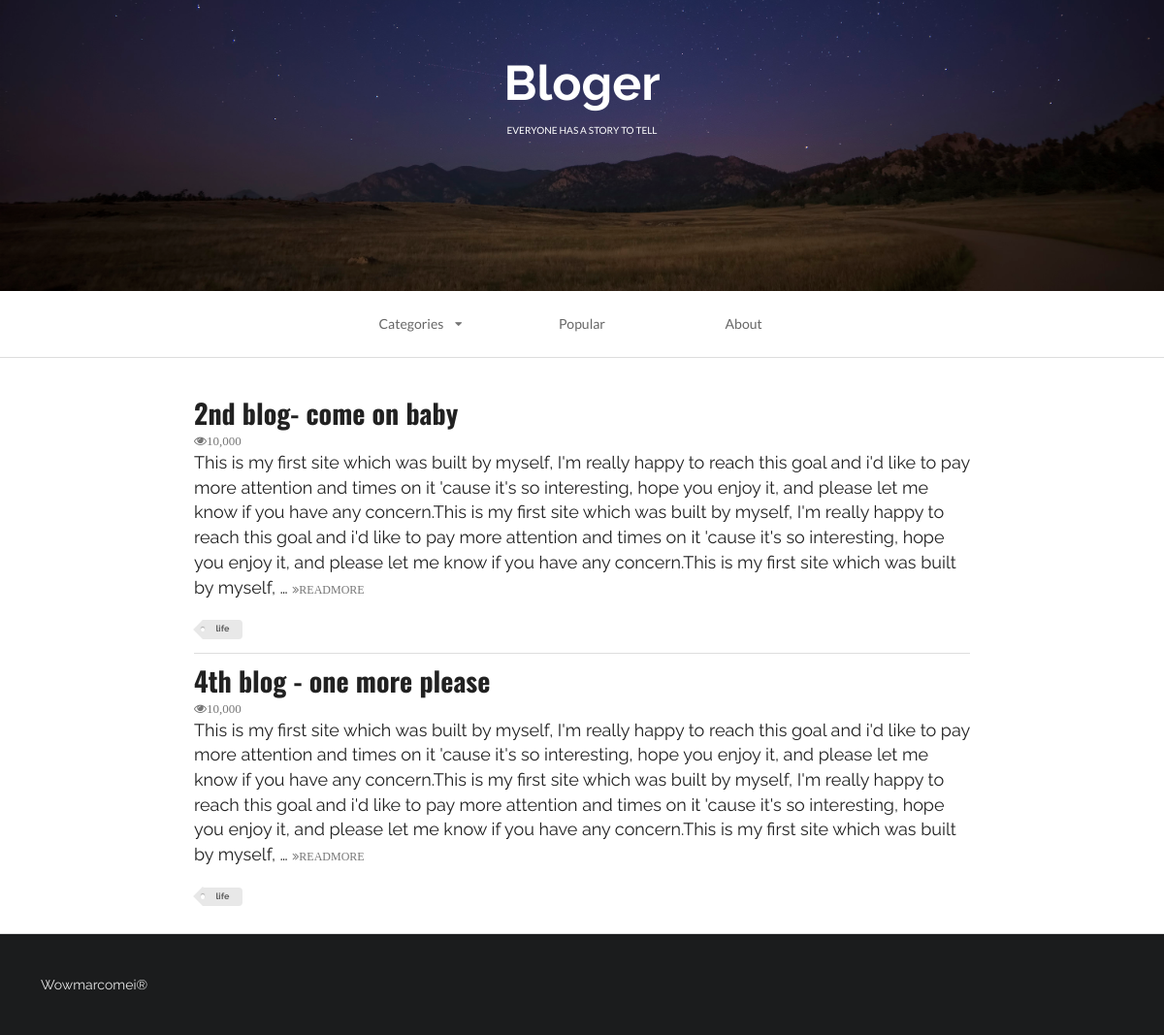
/home/?tag=life, run on the app's committed database.
### blog/models.py (models this page shows, shortened)
class Article(models.Model):
    name = models.CharField(null=True,blank=True, max_length=200)
    content = models.TextField()
    TAG_COICES = (
        ('tech','Tech'), #前面是值，后面是名称
        ('life','Life'),
    )
    tag = models.CharField(null=True,blank=True, max_length=5, choices=TAG_COICES)

### blog/views.py (the view)
# urls.py: url(r'^home/', home, name=None),
def home(request):
    queryset = request.GET.get('tag') #通过GET方法获取参数tag的具体值，在url中输入?tag=test123,则此处获取的queryset即为test123
    if queryset:   #如果不为空，即传递tag值，则加载分类页面
        article_set = Article.objects.filter(tag=queryset) #过滤出'tag值'为'url中传递的参数'的所有数据表
    else:          #如果为空，即加载所有数据页面
        article_set = Article.objects.all()
    context = {
        'template_article':article_set,
    }
    web = render(request,'first_web_2.html',context)
    return web

### blog/templates/first_web_2.html (shortened to what this page needs)
<!DOCTYPE html> {% load staticfiles %}
<html>
<head>
    <link rel="stylesheet" href="{% static 'css/semantic.css' %}" media="screen" title="no title" charset="utf-8">
</head>
<body>
    <div class="ui inverted vertical  segment masthead">
        <h1 class="ui center aligned header blogslogon" style="font-size:50px;font-family: 'Raleway', sans-serif!important;">
            Bloger
            <p class="ui sub header">
                everyone has a story to tell
            </p>
        </h1>
    </div>
    <div class="ui container nav">
        <div class="ui borderless text three item menu ">
            <div class="ui simple dropdown item">
                Categories
                <i class="dropdown icon"></i>
            </div>
            <a class="item">
                Popular
            </a>
            <a class="item">
                About
            </a>
        </div>
    </div>
    <div class="ui divider"></div>
    <div class="ui  vertical segment">
        {% for article in template_article %}
        <div class="ui container vertical segment">
            <a href="{% url 'details_page' article.id %}">
                <h1 class="ui header">
                    {{article.name }}
                </h1>
            </a>
            <i class="icon grey small unhide">10,000</i>
            <p>
                {{ article.content | truncatewords:100 }}
                <a href="{% url 'details_page' article.id %}">
                    <i class="angle tiny double grey right icon">READMORE</i>
                </a>
            </p>
            <div class="ui mini  tag label">
                {{ article.tag }}
            </div>
        </div>
        {% endfor %}
    </div>
    <div class="ui inverted  vertical very padded  segment">
        Wowmarcomei®
    </div>
</body>
</html>

### data on the page
Article: name "2nd blog- come on baby", content "This is my first site which was built by myself, I'm really happy to reach this goal and i'd like to pay more attention and times on it 'cause it's so interesting, hope you enjoy it, and please let me know if you have any concern.This is my first site which was built by myself, I'm really happy to reach this goal and i'd like to pay more attention and times on it 'cause it's so interesting, hope you enjoy it, and please let me know if you have any concern.This is my first site which was built by myself, …", tag "life"
Article: name "4th blog - one more please", content "This is my first site which was built by myself, I'm really happy to reach this goal and i'd like to pay more attention and times on it 'cause it's so interesting, hope you enjoy it, and please let me know if you have any concern.This is my first site which was built by myself, I'm really happy to reach this goal and i'd like to pay more attention and times on it 'cause it's so interesting, hope you enjoy it, and please let me know if you have any concern.This is my first site which was built by myself, …", tag "life"
